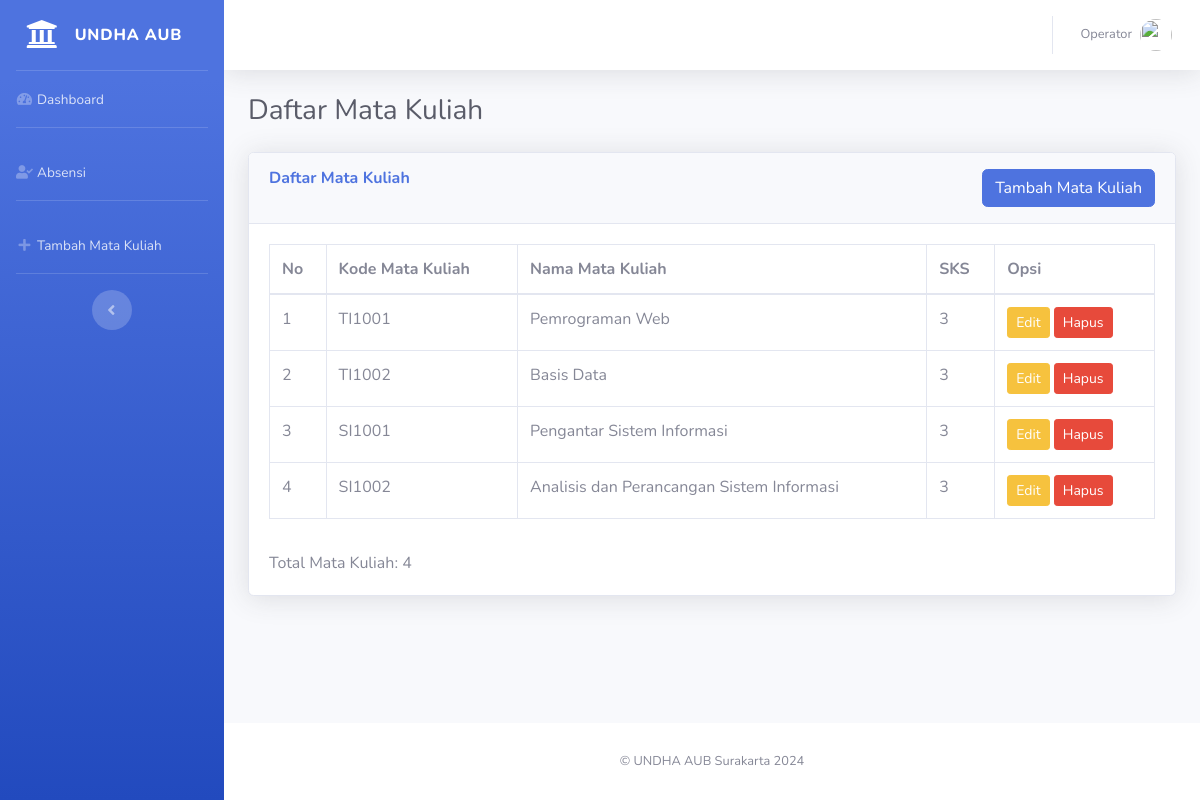
Screenshot of /lihatmatkul.php (signed in) with the database file from the repository.
### tables this page shows
CREATE TABLE `mata_kuliah` (
  `id_mk` int(11) NOT NULL,
  `kode_mk` varchar(20) NOT NULL,
  `nama_mk` varchar(100) NOT NULL,
  `jam` varchar(10) NOT NULL,
  `hari` varchar(10) NOT NULL,
  `sks` int(2) NOT NULL,
  `id_prodi` varchar(11) NOT NULL,
  `id_dosen` int(11) DEFAULT NULL
);

### lihatmatkul.php (the view, shortened to what this page needs)
<?php
include "koneksi.php";
$operator_name = isset($_SESSION["operator_user_name"]) ? $_SESSION["operator_user_name"] : "Operator";
$operator_foto = isset($_SESSION["operator_user_foto"]) ? $_SESSION["operator_user_foto"] : "default.png";
$query_jumlah_matkul = "SELECT COUNT(*) AS jumlah_matkul FROM mata_kuliah";
$result_jumlah_matkul = mysqli_query($koneksi, $query_jumlah_matkul);
$row_jumlah_matkul = mysqli_fetch_assoc($result_jumlah_matkul);
$jumlah_matkul = $row_jumlah_matkul['jumlah_matkul'];
?>
<!DOCTYPE html>
<html lang="en">
<head>
  <link href="vendor/fontawesome-free/css/all.min.css" rel="stylesheet" type="text/css">
  <link href="css/sb-admin-2.min.css" rel="stylesheet">
</head>
<body id="page-top">
  <div id="wrapper">
    <ul class="navbar-nav bg-gradient-primary sidebar sidebar-dark accordion" id="accordionSidebar">
      <a class="sidebar-brand d-flex align-items-center justify-content-center" href="dashboard_operator.php">
        <div class="sidebar-brand-icon"><i class="fas fa-university"></i></div>
        <div class="sidebar-brand-text mx-3">UNDHA AUB</div>
      </a>
      <hr class="sidebar-divider my-0">
      <li class="nav-item">
        <a class="nav-link" href="dashboard_operator.php"><i class="fas fa-fw fa-tachometer-alt"></i><span>Dashboard</span></a>
      </li>
      <hr class="sidebar-divider">
      <li class="nav-item">
        <a class="nav-link" href="absensi.php"><i class="fas fa-fw fa-user-check"></i><span>Absensi</span></a>
      </li>
      <hr class="sidebar-divider">
      <li class="nav-item">
        <a class="nav-link" href="tambah_matkul.php"><i class="fas fa-fw fa-plus"></i><span>Tambah Mata Kuliah</span></a>
      </li>
      <hr class="sidebar-divider d-none d-md-block">
      <div class="text-center d-none d-md-inline">
        <button class="rounded-circle border-0" id="sidebarToggle"></button>
      </div>
    </ul>
    <div id="content-wrapper" class="d-flex flex-column">
      <div id="content">
        <nav class="navbar navbar-expand navbar-light bg-white topbar mb-4 static-top shadow">
          <ul class="navbar-nav ml-auto">
            <li class="nav-item dropdown no-arrow">
              <a class="nav-link dropdown-toggle" href="#" id="userDropdown" role="button" data-toggle="dropdown" aria-haspopup="true" aria-expanded="false">
                <span class="mr-2 d-none d-lg-inline text-gray-600 small"><?= $operator_name ?></span>
                <img class="img-profile rounded-circle" src="img/<?= $operator_foto ?>">
              </a>
            </li>
          </ul>
        </nav>
        <div class="container-fluid">
          <h1 class="h3 mb-4 text-gray-800">Daftar Mata Kuliah</h1>
          <div class="card shadow mb-4">
            <div class="card-header py-3">
              <div class="d-flex justify-content-between">
                <h6 class="m-0 font-weight-bold text-primary">Daftar Mata Kuliah</h6>
                <a href="tambah_matkul.php" class="btn btn-primary">Tambah Mata Kuliah</a>
              </div>
            </div>
            <div class="card-body">
              <div class="table-responsive">
                <table class="table table-bordered" id="dataTable" width="100%" cellspacing="0">
                  <thead>
                    <tr>
                      <th>No</th>
                      <th>Kode Mata Kuliah</th>
                      <th>Nama Mata Kuliah</th>
                      <th>SKS</th>
                      <th>Opsi</th>
                    </tr>
                  </thead>
                  <tbody>
                    <?php
                    $query_matkul = "SELECT * FROM mata_kuliah";
                    $result_matkul = mysqli_query($koneksi, $query_matkul);
                    $no = 1;
                    while ($row_matkul = mysqli_fetch_assoc($result_matkul)) {
                        echo "<tr>
                                <td>{$no}</td>
                                <td>{$row_matkul['kode_mk']}</td>
                                <td>{$row_matkul['nama_mk']}</td>
                                <td>{$row_matkul['sks']}</td>
                                <td>
                                    <a href='edit_matkul.php?id_mk={$row_matkul['id_mk']}' class='btn btn-warning btn-sm'>Edit</a>
                                    <a href='hapus_matkul.php?id_mk={$row_matkul['id_mk']}' class='btn btn-danger btn-sm' onclick='return confirm(\"Yakin ingin menghapus mata kuliah ini?\")'>Hapus</a>
                                </td>
                            </tr>";
                        $no++;
                    }
                    ?>
                  </tbody>
                </table>
              </div>
              <div class="mt-3">
                <span>Total Mata Kuliah: <?= $jumlah_matkul ?></span>
              </div>
            </div>
          </div>
        </div>
      </div>
      <footer class="sticky-footer bg-white">
        <div class="container my-auto">
          <div class="copyright text-center my-auto">
            <span>&copy; UNDHA AUB Surakarta 2024</span>
          </div>
        </div>
      </footer>
    </div>
  </div>
</body>
</html>

### rows the page displays
mata_kuliah: kode_mk "TI1001", nama_mk "Pemrograman Web", sks "3"
mata_kuliah: kode_mk "TI1002", nama_mk "Basis Data", sks "3"
mata_kuliah: kode_mk "SI1001", nama_mk "Pengantar Sistem Informasi", sks "3"
mata_kuliah: kode_mk "SI1002", nama_mk "Analisis dan Perancangan Sistem Informasi", sks "3"

### other values shown
$operator_name "Operator"
$jumlah_matkul "4"
